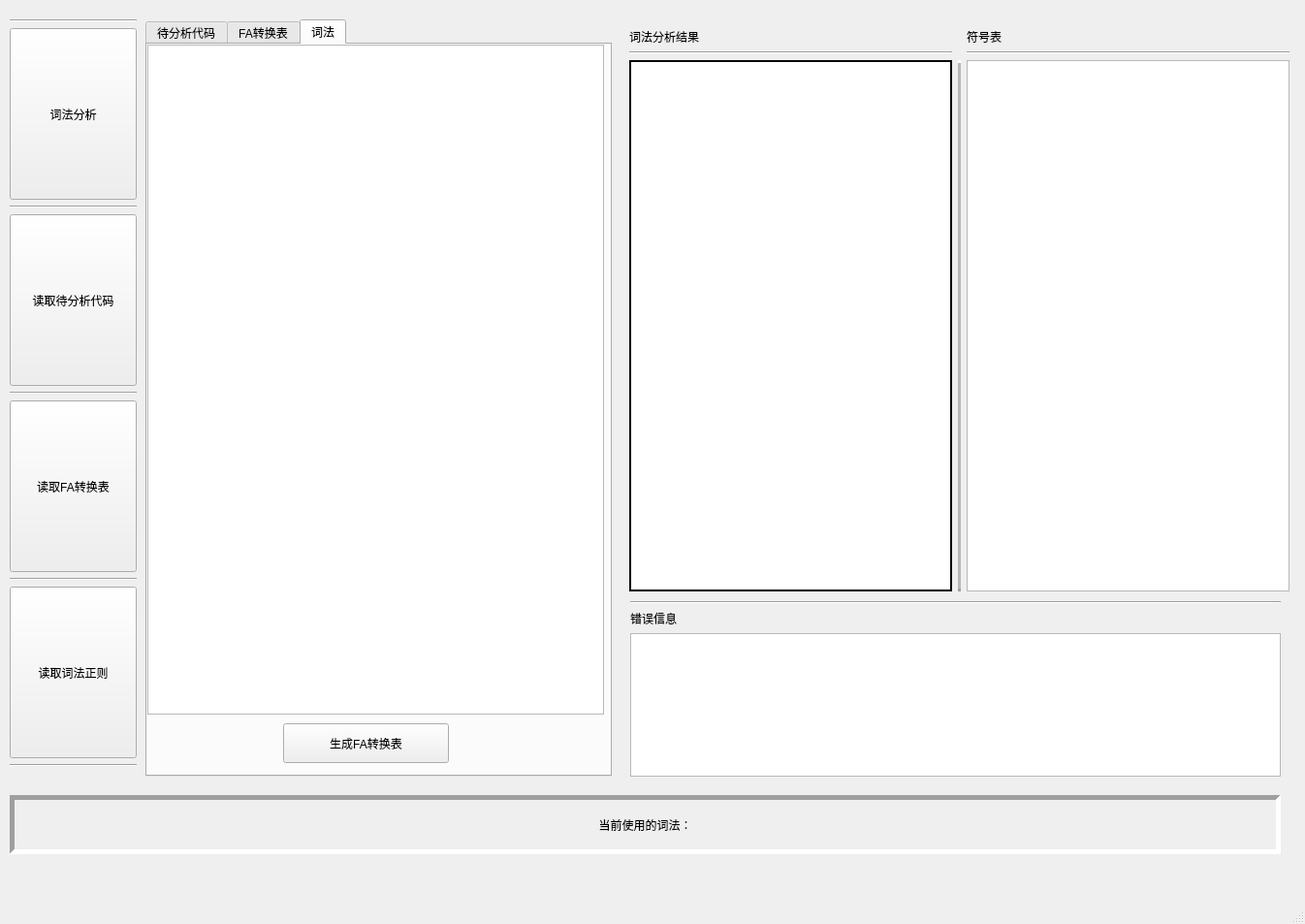
<?xml version="1.0" encoding="UTF-8"?>
<ui version="4.0">
 <class>MainWindow</class>
 <widget class="QMainWindow" name="MainWindow">
  <property name="geometry">
   <rect>
    <x>0</x>
    <y>0</y>
    <width>1346</width>
    <height>953</height>
   </rect>
  </property>
  <property name="sizePolicy">
   <sizepolicy hsizetype="Preferred" vsizetype="Preferred">
    <horstretch>0</horstretch>
    <verstretch>0</verstretch>
   </sizepolicy>
  </property>
  <property name="windowTitle">
   <string>MainWindow</string>
  </property>
  <property name="tabShape">
   <enum>QTabWidget::Rounded</enum>
  </property>
  <widget class="QWidget" name="centralwidget">
   <widget class="QWidget" name="gridLayoutWidget">
    <property name="geometry">
     <rect>
      <x>649</x>
      <y>29</y>
      <width>681</width>
      <height>581</height>
     </rect>
    </property>
    <layout class="QGridLayout" name="gridLayout">
     <item row="0" column="2">
      <widget class="QLabel" name="label_2">
       <property name="text">
        <string>符号表</string>
       </property>
      </widget>
     </item>
     <item row="0" column="0">
      <widget class="QLabel" name="label">
       <property name="text">
        <string>词法分析结果</string>
       </property>
      </widget>
     </item>
     <item row="1" column="0">
      <widget class="Line" name="line_8">
       <property name="orientation">
        <enum>Qt::Horizontal</enum>
       </property>
      </widget>
     </item>
     <item row="3" column="0">
      <widget class="QTableView" name="tableView_2">
       <property name="frameShape">
        <enum>QFrame::WinPanel</enum>
       </property>
       <property name="frameShadow">
        <enum>QFrame::Plain</enum>
       </property>
       <property name="textElideMode">
        <enum>Qt::ElideMiddle</enum>
       </property>
       <property name="gridStyle">
        <enum>Qt::SolidLine</enum>
       </property>
      </widget>
     </item>
     <item row="3" column="1">
      <widget class="Line" name="line_6">
       <property name="frameShadow">
        <enum>QFrame::Raised</enum>
       </property>
       <property name="lineWidth">
        <number>3</number>
       </property>
       <property name="midLineWidth">
        <number>3</number>
       </property>
       <property name="orientation">
        <enum>Qt::Vertical</enum>
       </property>
      </widget>
     </item>
     <item row="3" column="2">
      <widget class="QTableView" name="tableView">
       <property name="textElideMode">
        <enum>Qt::ElideMiddle</enum>
       </property>
      </widget>
     </item>
     <item row="1" column="2">
      <widget class="Line" name="line_9">
       <property name="orientation">
        <enum>Qt::Horizontal</enum>
       </property>
      </widget>
     </item>
    </layout>
   </widget>
   <widget class="QWidget" name="verticalLayoutWidget">
    <property name="geometry">
     <rect>
      <x>10</x>
      <y>20</y>
      <width>131</width>
      <height>771</height>
     </rect>
    </property>
    <layout class="QVBoxLayout" name="verticalLayout">
     <item>
      <widget class="Line" name="line_4">
       <property name="orientation">
        <enum>Qt::Horizontal</enum>
       </property>
      </widget>
     </item>
     <item>
      <widget class="QPushButton" name="pushButton_2">
       <property name="sizePolicy">
        <sizepolicy hsizetype="Preferred" vsizetype="Preferred">
         <horstretch>0</horstretch>
         <verstretch>0</verstretch>
        </sizepolicy>
       </property>
       <property name="text">
        <string>词法分析</string>
       </property>
      </widget>
     </item>
     <item>
      <widget class="Line" name="line">
       <property name="orientation">
        <enum>Qt::Horizontal</enum>
       </property>
      </widget>
     </item>
     <item>
      <widget class="QPushButton" name="pushButton">
       <property name="sizePolicy">
        <sizepolicy hsizetype="Preferred" vsizetype="Preferred">
         <horstretch>0</horstretch>
         <verstretch>0</verstretch>
        </sizepolicy>
       </property>
       <property name="text">
        <string>读取待分析代码</string>
       </property>
      </widget>
     </item>
     <item>
      <widget class="Line" name="line_2">
       <property name="orientation">
        <enum>Qt::Horizontal</enum>
       </property>
      </widget>
     </item>
     <item>
      <widget class="QPushButton" name="pushButton_4">
       <property name="sizePolicy">
        <sizepolicy hsizetype="Preferred" vsizetype="Preferred">
         <horstretch>0</horstretch>
         <verstretch>0</verstretch>
        </sizepolicy>
       </property>
       <property name="text">
        <string>读取FA转换表</string>
       </property>
      </widget>
     </item>
     <item>
      <widget class="Line" name="line_3">
       <property name="orientation">
        <enum>Qt::Horizontal</enum>
       </property>
      </widget>
     </item>
     <item>
      <widget class="QPushButton" name="pushButton_3">
       <property name="sizePolicy">
        <sizepolicy hsizetype="Preferred" vsizetype="Preferred">
         <horstretch>0</horstretch>
         <verstretch>0</verstretch>
        </sizepolicy>
       </property>
       <property name="text">
        <string>读取词法正则</string>
       </property>
      </widget>
     </item>
     <item>
      <widget class="Line" name="line_5">
       <property name="orientation">
        <enum>Qt::Horizontal</enum>
       </property>
      </widget>
     </item>
    </layout>
   </widget>
   <widget class="QTabWidget" name="CodeWidget">
    <property name="geometry">
     <rect>
      <x>150</x>
      <y>20</y>
      <width>481</width>
      <height>781</height>
     </rect>
    </property>
    <property name="currentIndex">
     <number>2</number>
    </property>
    <widget class="QWidget" name="tab">
     <attribute name="title">
      <string>待分析代码</string>
     </attribute>
     <widget class="QPlainTextEdit" name="plainTextEdit">
      <property name="geometry">
       <rect>
        <x>0</x>
        <y>0</y>
        <width>471</width>
        <height>751</height>
       </rect>
      </property>
      <property name="frameShape">
       <enum>QFrame::Panel</enum>
      </property>
      <property name="frameShadow">
       <enum>QFrame::Sunken</enum>
      </property>
     </widget>
    </widget>
    <widget class="QWidget" name="FA_table">
     <attribute name="title">
      <string>FA转换表</string>
     </attribute>
     <widget class="QTableView" name="tableView_3">
      <property name="geometry">
       <rect>
        <x>0</x>
        <y>0</y>
        <width>471</width>
        <height>751</height>
       </rect>
      </property>
      <property name="selectionBehavior">
       <enum>QAbstractItemView::SelectItems</enum>
      </property>
      <property name="textElideMode">
       <enum>Qt::ElideMiddle</enum>
      </property>
     </widget>
    </widget>
    <widget class="QWidget" name="Regex_Tab">
     <attribute name="title">
      <string>词法</string>
     </attribute>
     <widget class="QPlainTextEdit" name="plainTextEdit_3">
      <property name="geometry">
       <rect>
        <x>0</x>
        <y>0</y>
        <width>471</width>
        <height>691</height>
       </rect>
      </property>
     </widget>
     <widget class="QPushButton" name="pushButton_5">
      <property name="geometry">
       <rect>
        <x>140</x>
        <y>700</y>
        <width>171</width>
        <height>41</height>
       </rect>
      </property>
      <property name="text">
       <string>生成FA转换表</string>
      </property>
     </widget>
    </widget>
   </widget>
   <widget class="QWidget" name="verticalLayoutWidget_2">
    <property name="geometry">
     <rect>
      <x>650</x>
      <y>620</y>
      <width>671</width>
      <height>181</height>
     </rect>
    </property>
    <layout class="QVBoxLayout" name="verticalLayout_2">
     <item>
      <widget class="Line" name="line_7">
       <property name="orientation">
        <enum>Qt::Horizontal</enum>
       </property>
      </widget>
     </item>
     <item>
      <widget class="QLabel" name="label_3">
       <property name="text">
        <string>错误信息</string>
       </property>
      </widget>
     </item>
     <item>
      <widget class="QPlainTextEdit" name="plainTextEdit_2"/>
     </item>
    </layout>
   </widget>
   <widget class="QWidget" name="horizontalLayoutWidget">
    <property name="geometry">
     <rect>
      <x>10</x>
      <y>820</y>
      <width>1311</width>
      <height>61</height>
     </rect>
    </property>
    <layout class="QHBoxLayout" name="horizontalLayout">
     <item>
      <widget class="QLabel" name="label_4">
       <property name="sizePolicy">
        <sizepolicy hsizetype="Preferred" vsizetype="Preferred">
         <horstretch>0</horstretch>
         <verstretch>0</verstretch>
        </sizepolicy>
       </property>
       <property name="frameShape">
        <enum>QFrame::Panel</enum>
       </property>
       <property name="frameShadow">
        <enum>QFrame::Sunken</enum>
       </property>
       <property name="lineWidth">
        <number>5</number>
       </property>
       <property name="text">
        <string>当前使用的词法：</string>
       </property>
       <property name="alignment">
        <set>Qt::AlignCenter</set>
       </property>
      </widget>
     </item>
    </layout>
   </widget>
  </widget>
  <widget class="QMenuBar" name="menubar">
   <property name="geometry">
    <rect>
     <x>0</x>
     <y>0</y>
     <width>1346</width>
     <height>26</height>
    </rect>
   </property>
  </widget>
  <widget class="QStatusBar" name="statusbar"/>
  <action name="actionSyntax">
   <property name="text">
    <string>Syntax</string>
   </property>
  </action>
  <action name="actionRead_FA_File">
   <property name="text">
    <string>Read FA File</string>
   </property>
  </action>
 </widget>
 <resources/>
 <connections>
  <connection>
   <sender>pushButton</sender>
   <signal>clicked()</signal>
   <receiver>pushButton</receiver>
   <slot>showMenu()</slot>
   <hints>
    <hint type="sourcelabel">
     <x>54</x>
     <y>245</y>
    </hint>
    <hint type="destinationlabel">
     <x>53</x>
     <y>248</y>
    </hint>
   </hints>
  </connection>
  <connection>
   <sender>pushButton_4</sender>
   <signal>clicked()</signal>
   <receiver>pushButton_4</receiver>
   <slot>showMenu()</slot>
   <hints>
    <hint type="sourcelabel">
     <x>76</x>
     <y>432</y>
    </hint>
    <hint type="destinationlabel">
     <x>76</x>
     <y>432</y>
    </hint>
   </hints>
  </connection>
  <connection>
   <sender>pushButton_3</sender>
   <signal>clicked()</signal>
   <receiver>pushButton_3</receiver>
   <slot>showMenu()</slot>
   <hints>
    <hint type="sourcelabel">
     <x>38</x>
     <y>617</y>
    </hint>
    <hint type="destinationlabel">
     <x>38</x>
     <y>617</y>
    </hint>
   </hints>
  </connection>
 </connections>
</ui>
